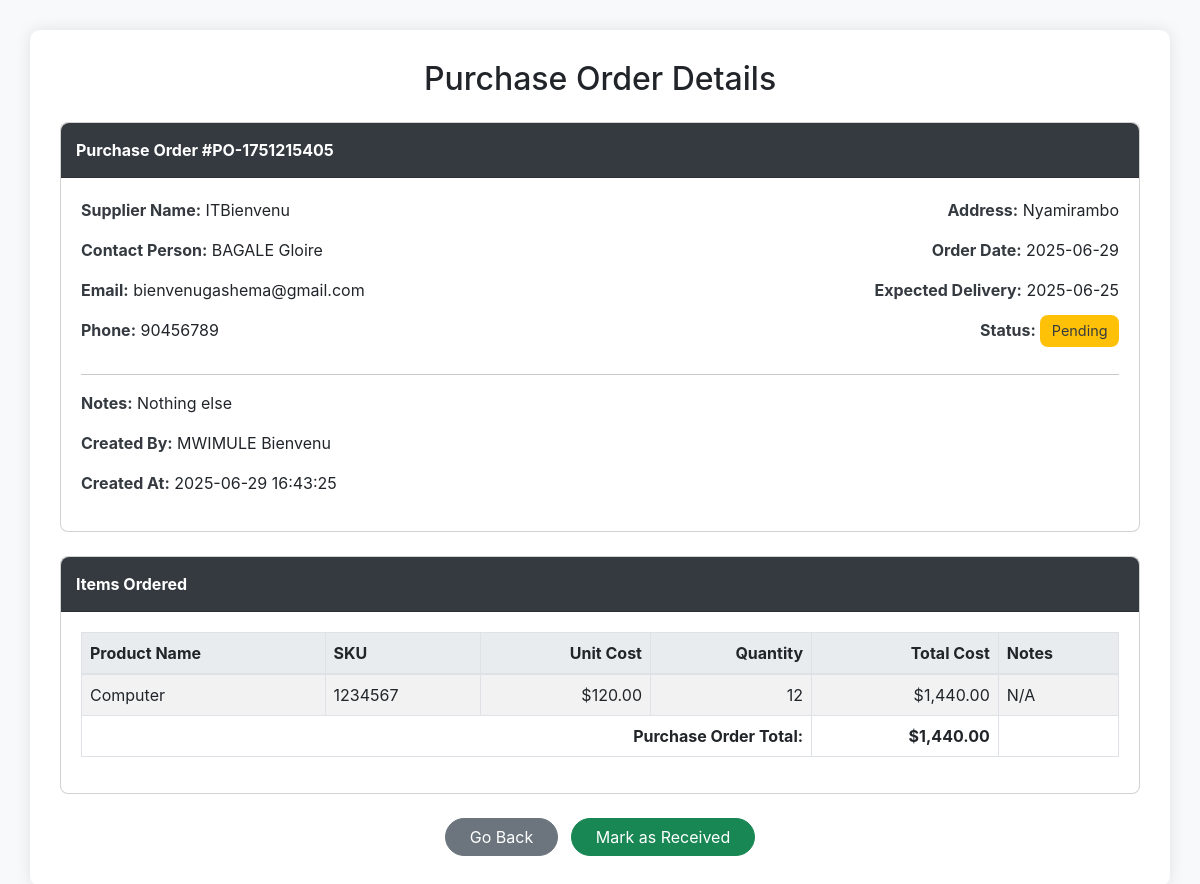
The app's page /edits/view_purchase_order.php?po=PO-1751215405 (signed in) with its own data.
### tables this page shows
CREATE TABLE `purchase_orders` (
  `id` int(11) NOT NULL,
  `po_number` varchar(50) NOT NULL,
  `supplier_name` varchar(100) NOT NULL,
  `supplier_contact_person` varchar(100) DEFAULT NULL,
  `supplier_email` varchar(100) DEFAULT NULL,
  `supplier_phone` varchar(50) DEFAULT NULL,
  `supplier_address` varchar(255) DEFAULT NULL,
  `total_amount` decimal(12,2) NOT NULL,
  `order_date` date DEFAULT curdate(),
  `expected_delivery_date` date DEFAULT NULL,
  `status` varchar(20) DEFAULT 'pending',
  `notes` text DEFAULT NULL,
  `created_by` int(11) NOT NULL,
  `created_at` timestamp NOT NULL DEFAULT current_timestamp()
);

CREATE TABLE `users` (
  `id` int(12) NOT NULL,
  `names` varchar(100) NOT NULL,
  `email` varchar(50) NOT NULL,
  `phone` int(14) NOT NULL,
  `password` varchar(300) NOT NULL,
  `role` varchar(12) NOT NULL,
  `otp` int(100) NOT NULL,
  `time` timestamp(6) NOT NULL DEFAULT current_timestamp(6) ON UPDATE current_timestamp(6)
);

CREATE TABLE `purchase_order_items` (
  `id` int(11) NOT NULL,
  `po_id` int(11) NOT NULL,
  `product_id` int(11) DEFAULT NULL,
  `quantity` int(11) NOT NULL,
  `unit_cost` decimal(10,2) NOT NULL,
  `total_cost` decimal(12,2) NOT NULL,
  `notes` varchar(255) DEFAULT NULL
);

CREATE TABLE `products` (
  `id` int(11) NOT NULL,
  `name` varchar(100) NOT NULL,
  `category` varchar(100) DEFAULT NULL,
  `sku` varchar(50) DEFAULT NULL,
  `description` text DEFAULT NULL,
  `cost_price` decimal(10,2) DEFAULT 0.00,
  `price` decimal(10,2) NOT NULL,
  `quantity` int(11) NOT NULL DEFAULT 0,
  `low_stock` int(11) DEFAULT 5,
  `supplier` varchar(100) DEFAULT NULL,
  `image` varchar(255) DEFAULT NULL,
  `created_by` int(11) DEFAULT NULL,
  `created_at` timestamp NOT NULL DEFAULT current_timestamp()
);

### edits/view_purchase_order.php (the view, shortened to what this page needs)
<?php
include_once "../config/config.php";
$po_number = mysqli_real_escape_string($conn, $_GET['po']);
$po_query = mysqli_query($conn, "
    SELECT po.*, u.names AS created_by_username
    FROM purchase_orders po
    JOIN users u ON po.created_by = u.id
    WHERE po.po_number = '$po_number'
");
$purchase_order = mysqli_fetch_assoc($po_query);
$items_query = mysqli_query($conn, "
    SELECT
        poi.*,
        p.name AS product_name,
        p.sku AS product_sku
    FROM purchase_order_items poi
    LEFT JOIN products p ON poi.product_id = p.id
    WHERE poi.po_id = {$purchase_order['id']}
");
?>
<!DOCTYPE html>
<html lang="en">
<head>
    <link href="https://cdn.jsdelivr.net/npm/bootstrap@5.3.0/dist/css/bootstrap.min.css" rel="stylesheet">
</head>
<body>
    <div class="container">
        <h2 class="mb-4 text-center">Purchase Order Details</h2>
        <div class="card mb-4 rounded-3">
            <div class="card-header">
                Purchase Order #<?php echo htmlspecialchars($purchase_order['po_number']); ?>
            </div>
            <div class="card-body">
                <div class="row po-details">
                    <div class="col-md-6">
                        <p><strong>Supplier Name:</strong> <?php echo htmlspecialchars($purchase_order['supplier_name']); ?></p>
                        <p><strong>Contact Person:</strong> <?php echo htmlspecialchars($purchase_order['supplier_contact_person']); ?></p>
                        <p><strong>Email:</strong> <?php echo htmlspecialchars($purchase_order['supplier_email']); ?></p>
                        <p><strong>Phone:</strong> <?php echo htmlspecialchars($purchase_order['supplier_phone']); ?></p>
                    </div>
                    <div class="col-md-6 text-end">
                        <p><strong>Address:</strong> <?php echo htmlspecialchars($purchase_order['supplier_address']); ?></p>
                        <p><strong>Order Date:</strong> <?php echo htmlspecialchars($purchase_order['order_date']); ?></p>
                        <p><strong>Expected Delivery:</strong>
                            <?php echo $purchase_order['expected_delivery_date'] ? htmlspecialchars($purchase_order['expected_delivery_date']) : 'N/A'; ?>
                        </p>
                        <p><strong>Status:</strong>
                            <span class="status-badge status-<?php echo str_replace(' ', '_', strtolower(htmlspecialchars($purchase_order['status']))); ?>">
                                <?php echo htmlspecialchars(ucfirst($purchase_order['status'])); ?>
                            </span>
                        </p>
                    </div>
                </div>
                <hr>
                <div class="row po-details">
                    <div class="col-md-12">
                        <p><strong>Notes:</strong> <?php echo htmlspecialchars($purchase_order['notes']); ?></p>
                        <p><strong>Created By:</strong> <?php echo htmlspecialchars($purchase_order['created_by_username']); ?></p>
                        <p><strong>Created At:</strong> <?php echo htmlspecialchars($purchase_order['created_at']); ?></p>
                    </div>
                </div>
            </div>
        </div>
        <div class="card mb-4 rounded-3">
            <div class="card-header">
                Items Ordered
            </div>
            <div class="card-body">
                <div class="table-responsive">
                    <table class="table table-bordered table-striped">
                        <thead>
                            <tr>
                                <th>Product Name</th>
                                <th>SKU</th>
                                <th class="text-right">Unit Cost</th>
                                <th class="text-right">Quantity</th>
                                <th class="text-right">Total Cost</th>
                                <th>Notes</th>
                            </tr>
                        </thead>
                        <tbody>
                            <?php while ($item = mysqli_fetch_assoc($items_query)) :
                            ?>
                                <tr>
                                    <td><?php echo htmlspecialchars($item['product_name']); ?></td>
                                    <td><?php echo htmlspecialchars($item['product_sku']); ?></td>
                                    <td class="text-right">$<?php echo number_format($item['unit_cost'], 2); ?></td>
                                    <td class="text-right"><?php echo htmlspecialchars($item['quantity']); ?></td>
                                    <td class="text-right">$<?php echo number_format($item['total_cost'], 2); ?></td>
                                    <td><?php echo htmlspecialchars($item['notes'] ? $item['notes'] : 'N/A'); ?></td>
                                </tr>
                            <?php endwhile; ?>
                        </tbody>
                        <tfoot>
                            <tr>
                                <th colspan="4" class="text-right">Purchase Order Total:</th>
                                <th class="text-right">$<?php echo number_format($purchase_order['total_amount'], 2); ?></th>
                                <th></th>
                            </tr>
                        </tfoot>
                    </table>
                </div>
            </div>
        </div>
        <div class="text-center">
            <a href="javascript:history.back()" class="btn btn-secondary rounded-pill px-4">Go Back</a>
            <button type="button" class="btn btn-success rounded-pill px-4 ms-2" data-bs-toggle="modal" data-bs-target="#markReceivedModal" data-po-number="<?php echo htmlspecialchars($purchase_order['po_number']); ?>">Mark as Received</button>
        </div>
    </div>
</body>
</html>

### edits/view_purchase_order.php (style rules this page uses)
body { font-family: 'Inter', sans-serif; background-color: #f8f9fa; }
.container { margin-top: 30px; margin-bottom: 30px; background-color: #ffffff; padding: 30px; border-radius: 10px; box-shadow: 0 0 15px rgba(0, 0, 0, 0.1); }
.card-header { background-color: #343a40; color: white; font-weight: bold; border-radius: 8px 8px 0 0 !important; padding: 15px; }
.card-body { padding: 20px; }
.table thead th { background-color: #e9ecef; border-bottom: 2px solid #dee2e6; }
.po-details strong { color: #343a40; }
.text-right { text-align: right; }
.status-badge { font-size: 0.9em; padding: 0.5em 0.8em; border-radius: 0.5rem; text-transform: capitalize; }
.status-pending { background-color: #ffc107; color: #343a40; }

### records on screen
purchase_orders: po_number "PO-1751215405", supplier_name "ITBienvenu", supplier_contact_person "BAGALE Gloire", supplier_email "bienvenugashema@gmail.com", supplier_phone "90456789", supplier_address "Nyamirambo", order_date "2025-06-29", expected_delivery_date "2025-06-25", status "Pending", notes "Nothing else", created_by.names "MWIMULE Bienvenu", created_at "2025-06-29 16:43:25", total_amount "1,440.00"
purchase_order_items: product.name "Computer", product.sku "1234567", unit_cost "120.00", quantity "12", total_cost "1,440.00", notes "N/A"
